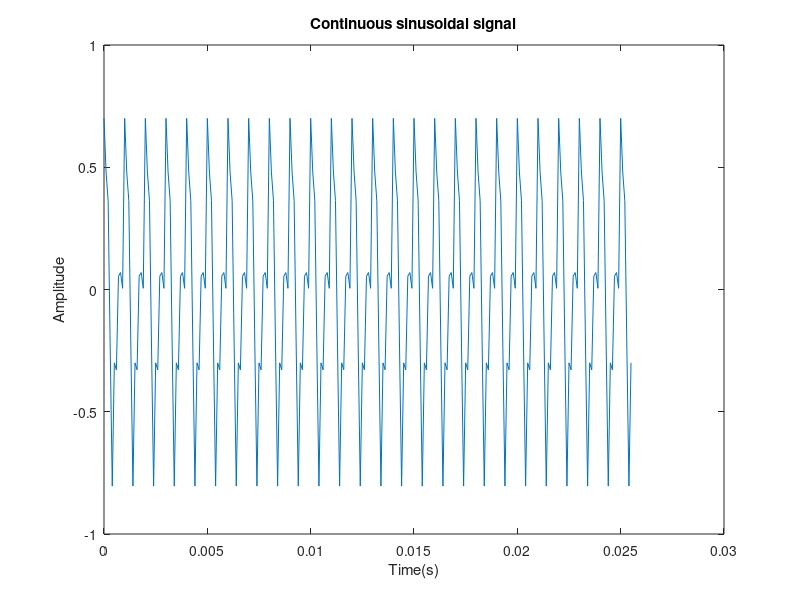
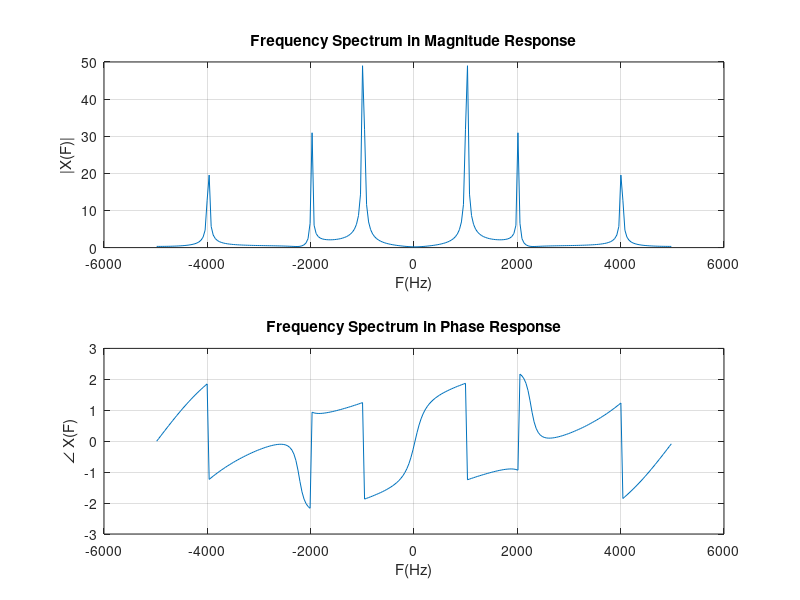

Reproduce these figures in MATLAB, in order.
clc;clear;close all;
N=256
Fs=10000; %T=N/fs = 256/400 = 0.64
f1=4000; %Frequency of sinusoid
f2=2000; %Frequency of sinusoid
f3=1000; %Frequency of sinusoid
t=0:1/Fs:(N-1)/Fs; %time index
S=0.2*cos(2*pi*f1*t)+0.25*sin(2*pi*f2*t)+0.5*cos(2*pi*f3*t);
 
plot(t,S)
title('Continuous sinusoidal signal');
xlabel('Time(s)');
ylabel('Amplitude');

%% Spectrum of X %ctrl+R comment mul-line, ctrl+T uncomment
% X = fft(S,N); % Do DFT
% Xmag = abs(X); Xphase = angle(X);
% 
% figure(2);
% subplot(2,1,1);
% plot(0:255,Xmag), xlabel('F(Hz)'), ylabel('|X(F)|')
% title('Spectrum of Signal in Magnitude Response'), grid on
% 
% subplot(2,1,2);
% plot(0:255,Xphase),xlabel('F(Hz)'), ylabel('\angle X(F)') 
% title('Spectrum of Signal in Phase Response'), grid on

%%
kshift = -(N-1)/2:(N-1)/2; 
X = fftshift(fft(S,N)); % Do DFT, X[k] 
Xmag = abs(X); Xphase = angle(X);
F = Fs*kshift/N; W = 2*pi*Fs*kshift/N; % Frequency Conversion 

figure(2);
subplot(2,1,1);
plot(F,Xmag), xlabel('F(Hz)'), ylabel('|X(F)|')
title('Frequency Spectrum in Magnitude Response'), grid on
%xlim([-300 300]);

subplot(2,1,2);
plot(F,Xphase),xlabel('F(Hz)'), ylabel('\angle X(F)') 
title('Frequency Spectrum in Phase Response'), grid on
%%
k=1;
for i = 1:length(Xmag(1,:))
    if Xmag(1,i) > 1.0
        j(k)=i;
        k=k+1;
    end
end

Xmag_prime = Xmag';
S_prime = S';
X_prime = X';